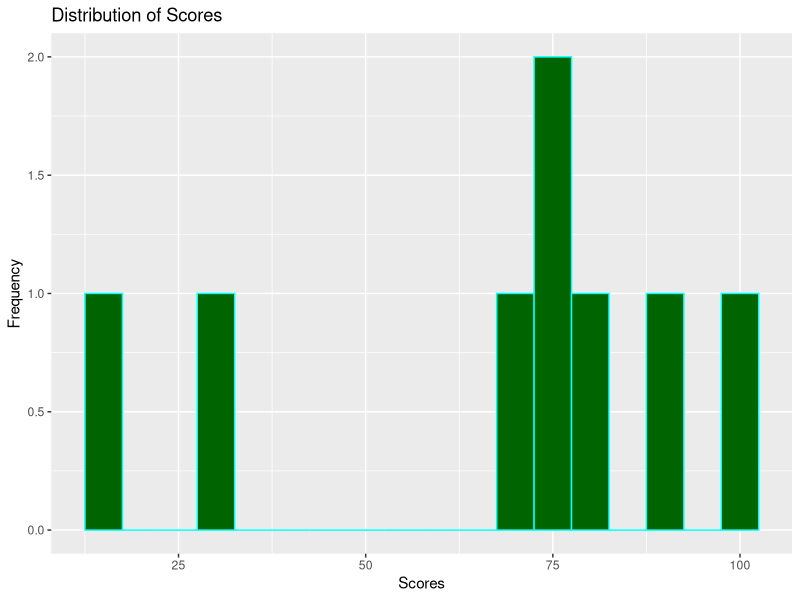
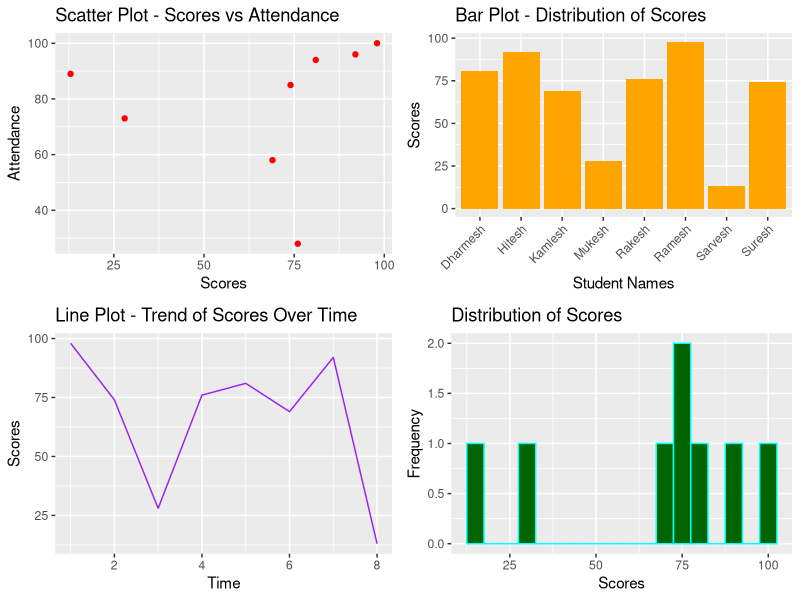

The R script that drew these images, in order:
library(ggplot2)
set.seed(123)

num_students <- 8
students <- data.frame(
  Name = c("Ramesh","Suresh","Mukesh","Rakesh","Dharmesh","Kamlesh","Hitesh","Sarvesh"),
  Scores = c(98,74,28,76,81,69,92,13), 
  Attendance = c(100,85,73,28,94,58,96,89)
)

scatter_plot <- ggplot(students, aes(x =Scores, y = Attendance)) +
  geom_point(color = "red") + 
  labs(title = "Scatter Plot - Scores vs Attendance", x = "Scores", y = "Attendance")

bar_plot <- ggplot(students, aes(x = Name, y = Scores)) +
  geom_bar(stat = "identity", fill = "orange") +
  theme(axis.text.x = element_text(angle = 45, hjust = 1)) +
  labs(title = "Bar Plot - Distribution of Scores", x = "Student Names", y = "Scores")

students$Time <- seq_len(num_students)

line_plot <- ggplot(students, aes(x = Time, y = Scores, group = 1)) +
  geom_line(color = "purple") +
  labs(title = "Line Plot - Trend of Scores Over Time", x = "Time", y = "Scores")

histogram_plot <- ggplot(students, aes(x = Scores)) +
  geom_histogram(binwidth = 5, position = "identity", color = "cyan", fill = "darkgreen") +
  scale_fill_brewer(palette = "Set3") +
  labs(title = "Distribution of Scores", x = "Scores", y = "Frequency")

print(histogram_plot)

library(gridExtra)
grid.arrange(scatter_plot, bar_plot, line_plot, histogram_plot, ncol = 2)

# Output:
# Graph attached in README.md
